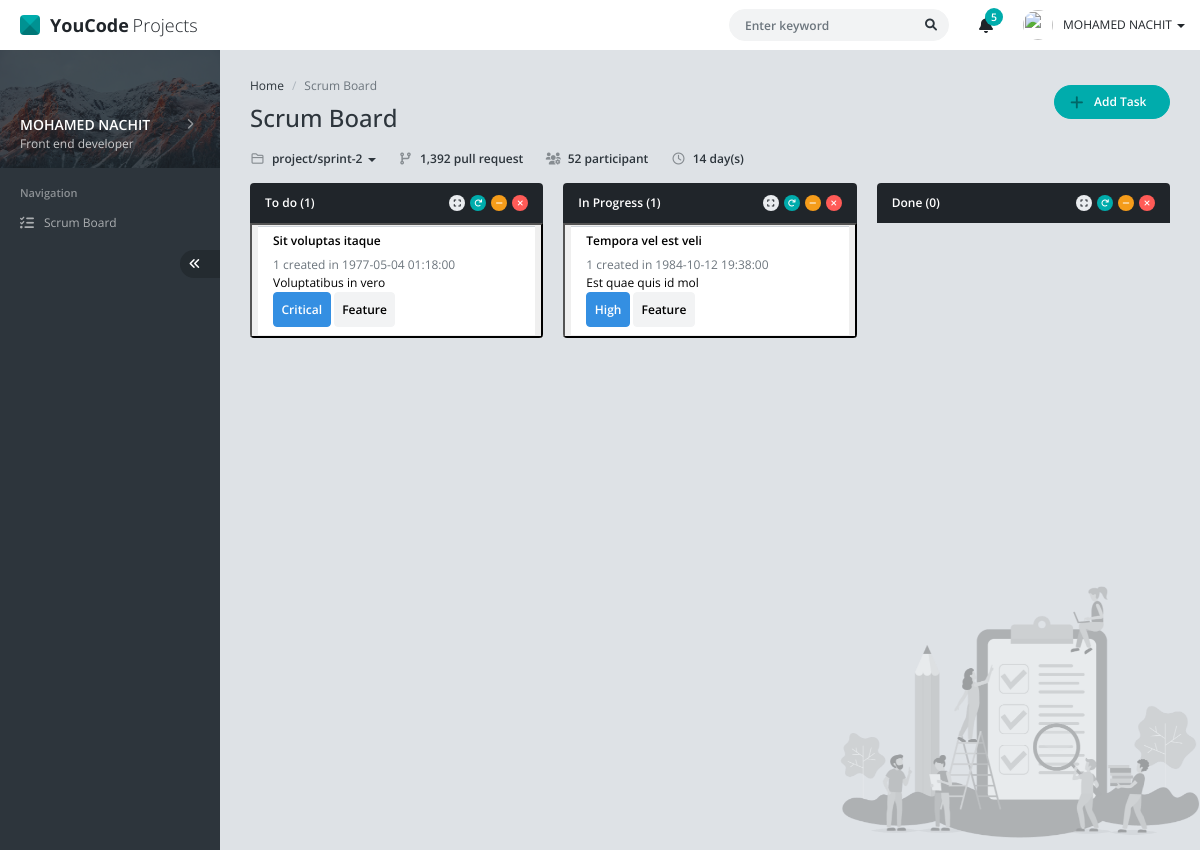
The page / on the database its author committed.
### tables this page shows
CREATE TABLE `tasks` (
  `id` int(11) NOT NULL,
  `title` varchar(225) NOT NULL,
  `type_id` int(11) NOT NULL,
  `priority_id` int(11) NOT NULL,
  `status_id` int(11) NOT NULL,
  `tasks_datetime` datetime NOT NULL,
  `description` text NOT NULL
);

CREATE TABLE `priorities` (
  `id` int(11) NOT NULL,
  `name` varchar(225) NOT NULL
);

CREATE TABLE `types` (
  `id` int(11) NOT NULL,
  `name` varchar(225) NOT NULL
);

### scripts.php (the view, shortened to what this page needs)
<?php
    include 'database.php';
    function caseCount($Status)
    {
      global $conn;
      $query  = "SELECT count(status_id) FROM tasks WHERE status_id = $Status";
      $result = mysqli_query($conn, $query);
      $count  = mysqli_fetch_assoc($result);
      return $count;
    }
    function getadd($Status)
    {
      require "database.php";
      $index = 1;
      $requete1 = "SELECT priorities.name as name  , types.name as name1 , tasks.* from tasks JOIN priorities ON tasks.priority_id = priorities.id JOIN types ON tasks.type_id = types.id";
      $qury = mysqli_query($conn, $requete1);
      while($rows = mysqli_fetch_assoc($qury))
      {
        if ($rows['status_id'] == $Status)
        {
          $id = $rows['id'];
          echo '
          <button href="#modal-task1" data-bs-toggle="modal" onclick="aff('.$id.')">
            <div >'.econe($Status).'</div>
            <div class="bg-white w-100 border-0 border-top d-flex py-2">
            <div class="px-2">
                <i class="bi bi-question-circle text-success fs-3"></i>
            </div>
              <div class="text-start">
                  <div class="h6" id="titlee'.$id.'" data="'.$rows['title'].'">'.$rows['title'].'</div>
                  <div class="text-start">
                      <div class="text-gray" id="time'.$id.'" data="'.$rows['tasks_datetime'].'">'.$index++.' created in '.$rows['tasks_datetime'].'</div>
                      <div id="descriptionn'.$id.'" title="'.$rows['description'].'">'.$rows['description'].'</div>
                  </div>
                  <div class="d-flex justify-content-between">
                      <div id="statuss'.$id.'" data="'.$rows['status_id'].'">
                          <span class="btn btn-primary p-2" id="priorityy'.$id.'" data="'.$rows['priority_id'].'">'.$rows['name'].'</span>
                          <span class="btn btn-light text-black p-2" id="typee'.$id.'" data="'.$rows['type_id'].'">'.$rows['name1'].'</span>
                      </div>
                  </div>
              </div>
            </div>
          </button>
          ';
        }
      }
    }
?>

### index.php (shortened to what this page needs)
<?php
    include('scripts.php');
?>
<!DOCTYPE html>
<html lang="en" >
<head>
	<link href="assets/css/vendor.min.css" rel="stylesheet" />
	<link href="assets/css/default/app.min.css" rel="stylesheet" />
</head>
<body>
	<div id="app" class="app app-header-fixed app-sidebar-fixed">
		<div id="header" class="app-header">
			<div class="navbar-header">
				<a href="index.html" class="navbar-brand"><span class="navbar-logo"></span> <b class="me-1">YouCode</b> Projects</a>
			</div>
			<div class="navbar-nav">
				<div class="navbar-item navbar-form">
					<form action="" method="POST" name="search">
						<div class="form-group">
							<input type="text" class="form-control" placeholder="Enter keyword" />
							<button type="submit" class="btn btn-search"><i class="fa fa-search"></i></button>
						</div>
					</form>
				</div>
				<div class="navbar-item dropdown">
					<a href="#" data-bs-toggle="dropdown" class="navbar-link dropdown-toggle icon">
						<i class="fa fa-bell"></i>
						<span class="badge">5</span>
					</a>
				</div>
				<div class="navbar-item navbar-user dropdown">
					<a href="#" class="navbar-link dropdown-toggle d-flex align-items-center" data-bs-toggle="dropdown">
						<img src="assets/img/user/user-15.jpg" alt="" />
						<span>
							<span class="d-none d-md-inline">MOHAMED NACHIT</span>
							<b class="caret"></b>
						</span>
					</a>
				</div>
			</div>
		</div>
		<div id="sidebar" class="app-sidebar">
			<div class="app-sidebar-content" data-scrollbar="true" data-height="100%">
				<div class="menu">
					<div class="menu-profile">
						<a href="javascript:;" class="menu-profile-link" data-toggle="app-sidebar-profile" data-target="#appSidebarProfileMenu">
							<div class="menu-profile-cover with-shadow"></div>
							<div class="menu-profile-image">
							</div>
							<div class="menu-profile-info">
								<div class="d-flex align-items-center">
									<div class="flex-grow-1">
										MOHAMED NACHIT
									</div>
									<div class="menu-caret ms-auto"></div>
								</div>
								<small>Front end developer</small>
							</div>
						</a>
					</div>
					<div class="menu-header">Navigation</div>
					<div class="menu-item">
						<a href="index.html" class="menu-link">
							<div class="menu-icon">
								<i class="fa fa-list-check"></i>
							</div>
							<div class="menu-text">Scrum Board</div>
						</a>
					</div>
					<div class="menu-item d-flex">
						<a href="javascript:;" class="app-sidebar-minify-btn ms-auto" data-toggle="app-sidebar-minify"><i class="fa fa-angle-double-left"></i></a>
					</div>
				</div>
			</div>
		</div>
		<div id="content" class="app-content" style="min-height: 100vh; background: url(assets/img/cover/cover-scrum-board.png) no-repeat fixed; background-size: 360px; background-position: right bottom;">
			<div class="d-flex align-items-center mb-3">
				<div>
					<ol class="breadcrumb">
						<li class="breadcrumb-item"><a href="javascript:;">Home</a></li>
						<li class="breadcrumb-item active">Scrum Board </li>
					</ol>
					<h1 class="page-header mb-0">
						Scrum Board
					</h1>
				</div>
				<div class="ms-auto">
				<a href="#modal-task" data-bs-toggle="modal" class="btn btn-success btn-rounded px-4 rounded-pill"><i class="fa fa-plus fa-lg me-2 ms-n2 text-success-900"></i> Add Task</a>
				</div>
			</div>
			<div class="mb-3 d-md-flex fw-bold">
				<div class="dropdown-toggle">
					<a href="#" data-bs-toggle="dropdown" class="text-decoration-none text-dark"><i class="far fa-folder fa-fw text-dark text-opacity-50 me-1"></i> project/sprint-2 <b class="caret"></b></a>
				</div>
				<div class="ms-md-4 mt-md-0 mt-2"><i class="fa fa-code-branch fa-fw me-1 text-dark text-opacity-50"></i> 1,392 pull request</div>
				<div class="ms-md-4 mt-md-0 mt-2"><i class="fa fa-users-cog fa-fw me-1 text-dark text-opacity-50"></i> 52 participant</div>
				<div class="ms-md-4 mt-md-0 mt-2"><i class="far fa-clock fa-fw me-1 text-dark text-opacity-50"></i> 14 day(s)</div>
			</div>
			<div class="row">
				<div class="col-xl-4 col-lg-6">
					<div class="panel panel-inverse">
						<div class="panel-heading">
							<h4 class="panel-title">To do (<span id="to-do-tasks-count"></span><?php echo caseCount(1)['count(status_id)'];?>)</h4>
							<div class="panel-heading-btn">
								<a href="javascript:;" class="btn btn-xs btn-icon btn-default" data-toggle="panel-expand"><i class="fa fa-expand"></i></a>
								<a href="javascript:;" class="btn btn-xs btn-icon btn-success" data-toggle="panel-reload"><i class="fa fa-redo"></i></a>
								<a href="javascript:;" class="btn btn-xs btn-icon btn-warning" data-toggle="panel-collapse"><i class="fa fa-minus"></i></a>
								<a href="javascript:;" class="btn btn-xs btn-icon btn-danger" data-toggle="panel-remove"><i class="fa fa-times"></i></a>
							</div>
						</div>
						<div class="list-group list-group-flush rounded-bottom overflow-hidden panel-body p-0" id="to-do-tasks">
							<?php getadd(1);?>
						</div>
					</div>
				</div>
				<div class="col-xl-4 col-lg-6">
					<div class="panel panel-inverse">
						<div class="panel-heading">
							<h4 class="panel-title">In Progress (<span id="in-progress-tasks-count"><?php echo caseCount(2)['count(status_id)'];?></span>)</h4>
							<div class="panel-heading-btn">
								<a href="javascript:;" class="btn btn-xs btn-icon btn-default" data-toggle="panel-expand"><i class="fa fa-expand"></i></a>
								<a href="javascript:;" class="btn btn-xs btn-icon btn-success" data-toggle="panel-reload"><i class="fa fa-redo"></i></a>
								<a href="javascript:;" class="btn btn-xs btn-icon btn-warning" data-toggle="panel-collapse"><i class="fa fa-minus"></i></a>
								<a href="javascript:;" class="btn btn-xs btn-icon btn-danger" data-toggle="panel-remove"><i class="fa fa-times"></i></a>
							</div>
						</div>
						<div class="list-group list-group-flush rounded-bottom overflow-hidden panel-body p-0" id="in-progress-tasks">
							<?php
								getadd(2);
							?>
						</div>
					</div>
				</div>
				<div class="col-xl-4 col-lg-6">
					<div class="panel panel-inverse">
						<div class="panel-heading">
							<h4 class="panel-title">Done (<span id="done-tasks-count"><?php echo caseCount(3)['count(status_id)'];?></span>)</h4>
							<div class="panel-heading-btn">
								<a href="javascript:;" class="btn btn-xs btn-icon btn-default" data-toggle="panel-expand"><i class="fa fa-expand"></i></a>
								<a href="javascript:;" class="btn btn-xs btn-icon btn-success" data-toggle="panel-reload"><i class="fa fa-redo"></i></a>
								<a href="javascript:;" class="btn btn-xs btn-icon btn-warning" data-toggle="panel-collapse"><i class="fa fa-minus"></i></a>
								<a href="javascript:;" class="btn btn-xs btn-icon btn-danger" data-toggle="panel-remove"><i class="fa fa-times"></i></a>
							</div>
						</div>
					</div>
				</div>
			</div>
		</div>
	</div>
</body>
</html>

### rows shown on the page
tasks: title "Sit voluptas itaque", tasks_datetime "1977-05-04 01:18:00", description "Voluptatibus in vero", priority.name "Critical", type.name "Feature"
tasks: title "Tempora vel est veli", tasks_datetime "1984-10-12 19:38:00", description "Est quae quis id mol", priority.name "High", type.name "Feature"

### other values the page prints
caseCount(1)['count(status_id)'] "1"
caseCount(2)['count(status_id)'] "1"
caseCount(3)['count(status_id)'] "0"
